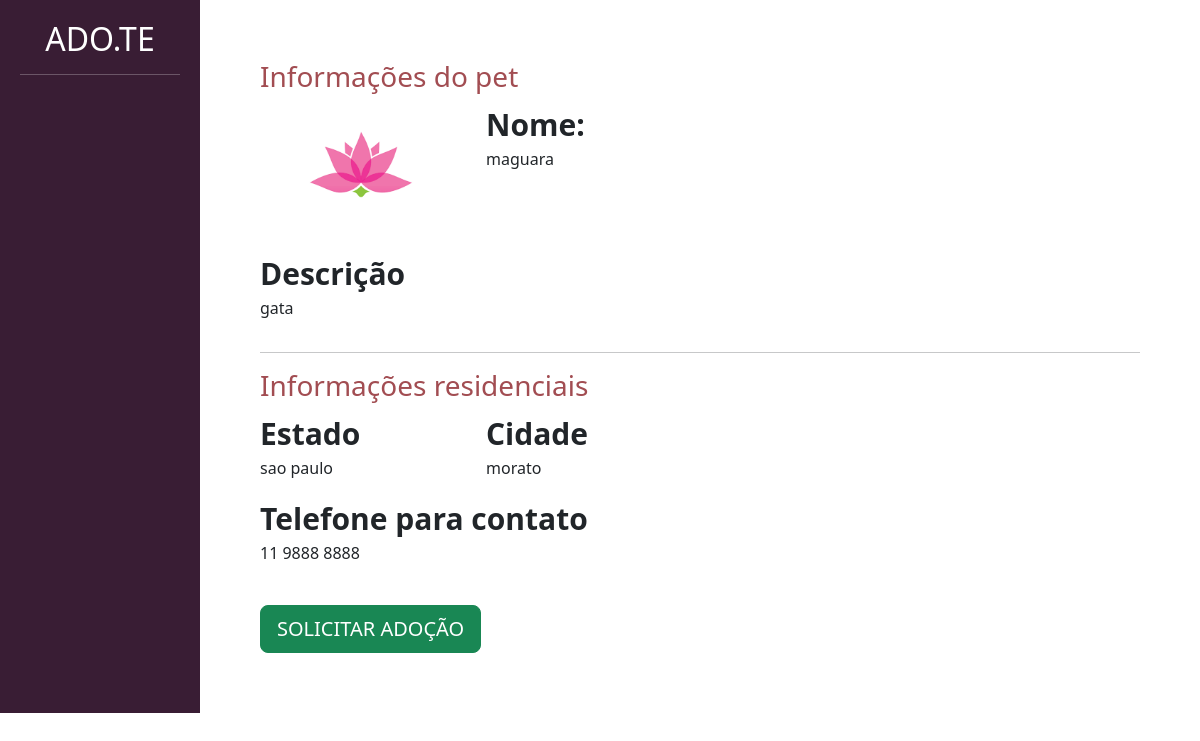
The page /divulgar/ver_pet/13 on the database its author committed.
### divulgar/models.py (models this page shows, shortened)
class Pet(models.Model):
    choices_status = (('P', 'Para adocao'),
                      ('A', 'Adotado'))
    usuario = models.ForeignKey(User, on_delete= models.DO_NOTHING)
    foto = models.ImageField(upload_to="fotos_pet")
    nome = models.CharField(max_length=100)
    descricao = models.TextField()
    estado = models.CharField(max_length=50)
    cidade = models.CharField(max_length=50)
    telefone = models.CharField(max_length=14)
    tag = models.ManyToManyField(Tag)
    raca = models.ForeignKey(Raca, on_delete=models.DO_NOTHING)
    status= models.CharField(max_length=1, choices=choices_status, default='P')

### divulgar/views.py (the view)
# urls.py: path('ver_pet/<int:id>', views.ver_pet, name="ver_pet"),
def ver_pet(request, id):
    if request.method == "GET":
      pet = Pet.objects.get(id = id)
      return render(request, 'ver_pet.html', {'pet': pet})

### divulgar/templates/ver_pet.html (shortened to what this page needs)
{% load static %}
<!doctype html>
<html lang="pt-BR">
    <head>
    <link href="https://cdn.jsdelivr.net/npm/bootstrap@5.3.0-alpha1/dist/css/bootstrap.min.css" rel="stylesheet">
    <link href="{% static 'usuarios/css/cadastro.css' %}" rel="stylesheet">
    <link href="{% static 'divulgar/css/novo_pet.css' %}" rel="stylesheet">
    <link href="{% static 'divulgar/css/seus_pet.css' %}" rel="stylesheet">
    <link href="{% static 'adotar/css/listar_pets.css' %}" rel="stylesheet">
    </head>
    <body>
        <div class="container-fluid">
            <div class="row">
                <div class="col-md-2 bg-side-plataforma sidebar">
                    <h2>ADO.TE</h2>
                    <hr>
                </div>
                <div style="padding:60px" class="col-md">
                    <h3 class="font-vinho">Informações do pet</h3>
                    <div class="row">
                        <div class="col-md-3">
                            <img width="100%" src="{{pet.foto.url}}">
                        </div>
                        <div class="col-md-9">
                            <span class="span-bold">Nome:</span>
                            <p>{{pet.nome}}</p>
                        </div>
                    </div>
                    <br>
                    <div class="row">
                        <div class="col-md-5">
                            <span class="span-bold">Descrição</span>
                            <p>{{pet.descricao}}</p>
                        </div>
                    </div>
                    <hr>
                    <div class="row">
                        <h3 class="font-vinho">Informações residenciais</h3>
                        <div class="col-md">
                            <div class="row">
                                <div class="col-md">
                                    <span class="span-bold">Estado</span>
                                    <p>{{pet.estado}}</p>
                                </div>
                                <div class="col-md">
                                    <span class="span-bold">Cidade</span>
                                    <p>{{pet.cidade}}</p>
                                </div>
                            </div>
                            <span class="span-bold">Telefone para contato</span>
                            <p>{{pet.telefone}}</p>
                            <br>
                            <a href="{% url 'pedido_adocao' pet.id %} " class="btn btn-success btn-lg">SOLICITAR ADOÇÃO</a>
                        </div>
                        <div class="col-md">
                        </div>
                    </div>
                </div>
            </div>
        </div>
    </body>
</html>

### templates/static/divulgar/css/novo_pet.css (style rules this page uses)
.sidebar { text-align: center; padding: 20px; }
.font-vinho { color: #A24D52; }

### templates/static/adotar/css/listar_pets.css (style rules this page uses)
.span-bold { font-weight: bold; font-size: 30px; }
.bg-side-plataforma { background-color: #391D34; color: white; }

### rows shown on the page
Pet: foto (picture), nome "maguara", descricao "gata", estado "sao paulo", cidade "morato", telefone "11 9888 8888"
